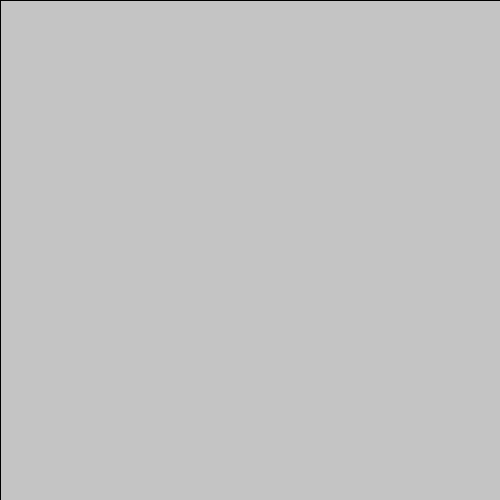
Frame 1 (no input)
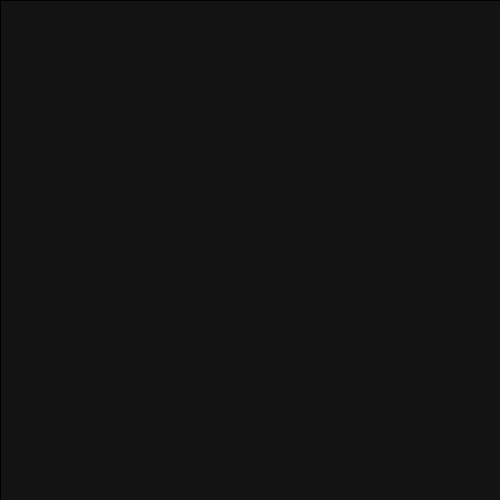
Frame 60 (the mouse pressed at the canvas centre just before this capture)
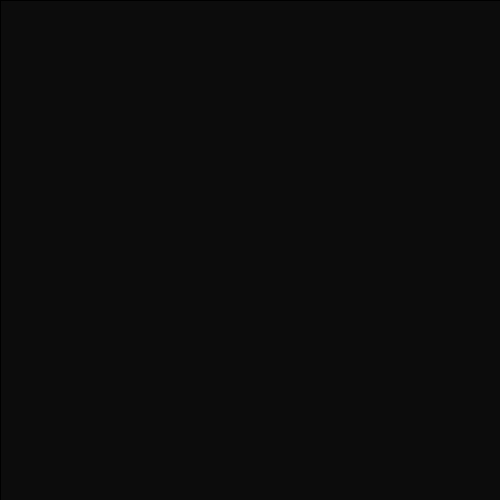
Frame 120 (the mouse held since frame 60 and released just before this capture)

The Processing sketch that drew these frames (run headless with seeded random() and noise(); from frame 60 on, the mouse is pressed at the canvas centre):

// Processing sketch: processing_71121
// ── processing_71121.pde

// Wendy Chuyi Liu, Gold Fish, Mods 16/17
// http://besttoshow.webs.com/


void setup()
{
  size(500,500);
  
}
void draw()
{
stroke(0);
fill(0,0,0,10);
rect(0,0,500,500);

}
void mouseDragged()
{
  stroke(255,255,255);
  ellipse(mouseX,mouseY,100,100);
  ellipse(500-mouseX,mouseY,100,100);
  if(keyPressed == true && key == 'r')
  {
  stroke(225,0,0);
  ellipse(mouseX,mouseY, 100,100);
  ellipse(500-mouseX,mouseY,100,100);
  }
  if(keyPressed == true && key == 'g')
  {
  stroke(0,255,0);
  ellipse(mouseX,mouseY, 100,100);
  ellipse(500-mouseX,mouseY,100,100);
  }
  if(keyPressed == true && key =='p')
  {
    
    stroke(145,93,201);
    ellipse(mouseX,mouseY,100,100);
    ellipse(mouseX,500 - mouseY,100,100); 
    ellipse(500-mouseX,mouseY,100,100);
    ellipse(500 - mouseX,500 - mouseY, 100,100);
    
  }
}
